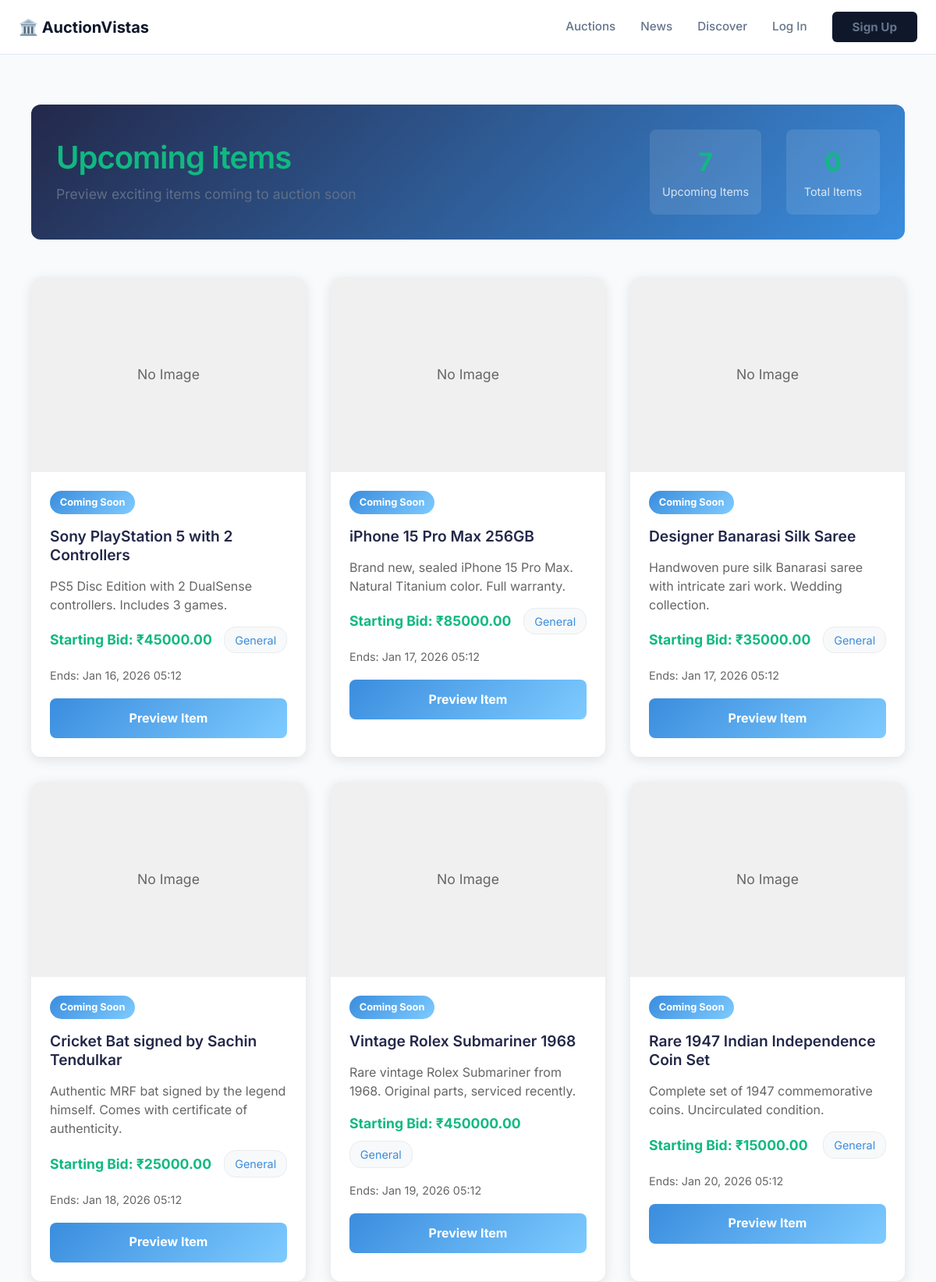
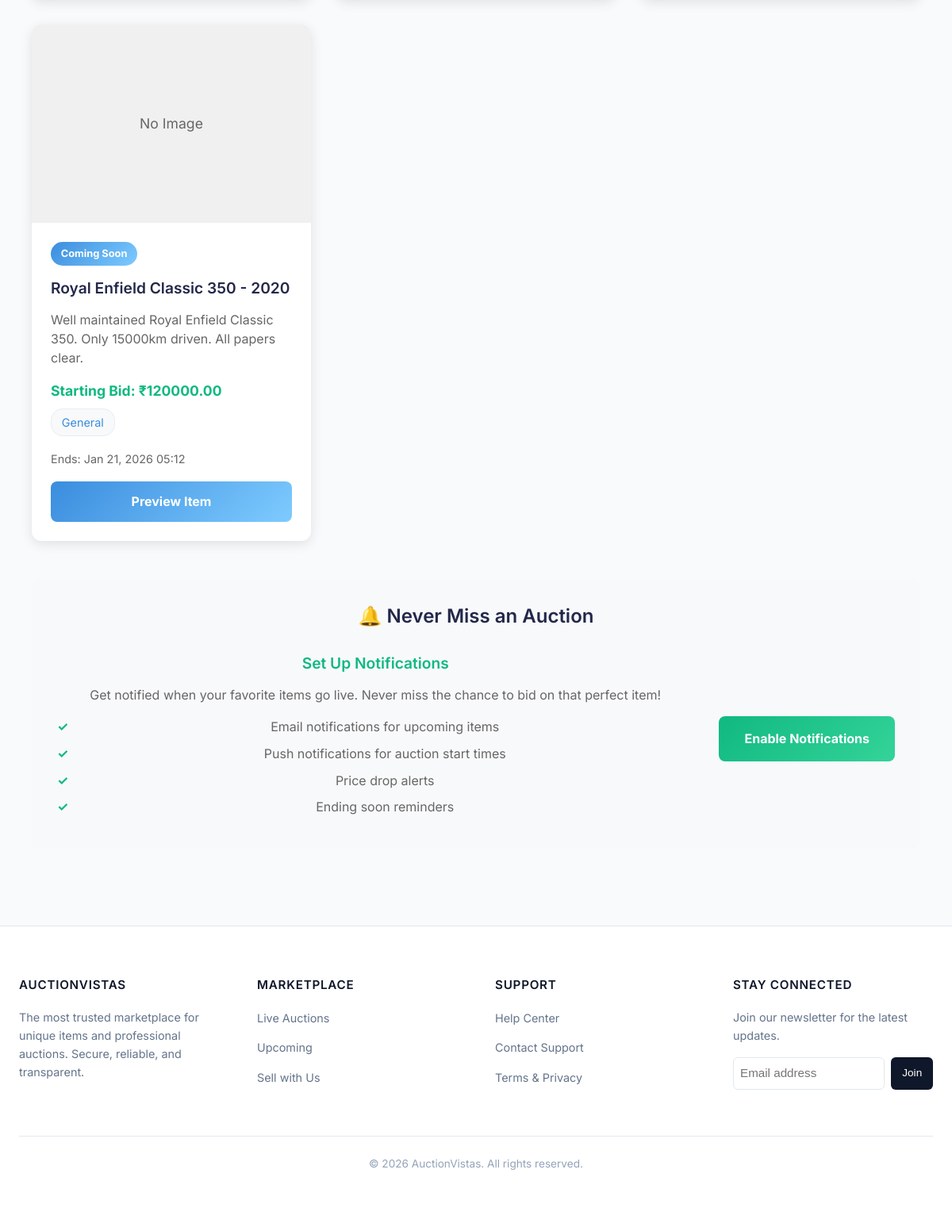
/marketplace/upcoming-items/, run on the app's committed database (2 pictures, top to bottom).
### auctions/models.py (models this page shows, shortened)
class Auction(models.Model):
    title = models.CharField(max_length=255)
    description = models.TextField()
    starting_price = models.DecimalField(max_digits=20, decimal_places=2)
    current_price = models.DecimalField(max_digits=20, decimal_places=2, default=0)
    end_time = models.DateTimeField()
    owner = models.ForeignKey(User, on_delete=models.CASCADE, related_name='auctions')
    is_active = models.BooleanField(default=True)
    created_at = models.DateTimeField(auto_now_add=True)
    image = models.ImageField(upload_to='auction_images/', null=True, blank=True)
    category = models.ForeignKey(
        Category,
        on_delete=models.SET_NULL,
        null=True,
        blank=True,
        related_name='auctions'
    )
    is_featured = models.BooleanField(default=False)
    featured_order = models.IntegerField(default=0)
    banner_image = models.ImageField(upload_to='auction_banners/', null=True, blank=True)
    view_count = models.PositiveIntegerField(default=0)

### marketplace/views.py (the view)
# urls.py: path('upcoming-items/', views.upcoming_items, name='upcoming_items'),
def upcoming_items(request):
    future_date = datetime.now() + timedelta(days=7)
    upcoming_auctions = Auction.objects.filter(
        end_time__gt=datetime.now(),
        end_time__lte=future_date
    ).order_by('end_time')
    context = {
        'upcoming_auctions': upcoming_auctions,
        'page_title': 'Upcoming Items',
        'page_description': 'Preview exciting items coming to auction soon',
        'now': timezone.now()
    }
    return render(request, 'marketplace/upcoming_items.html', context)

### news/context_processors.py (called while the page is built)
def latest_news(request):
    try:
        latest_articles = Article.objects.filter(status='published').order_by('-published_at')[:3]
        return {
            'latest_news_articles': latest_articles
        }
    except:
        return {
            'latest_news_articles': []
        }

### marketplace/templates/marketplace/upcoming_items.html (shortened to what this page needs)
{% extends 'base.html' %}
{% block content %}
<div class="upcoming-items-container">
    <div class="page-header">
        <div class="page-header-content">
            <h1>{{ page_title }}</h1>
            <p>{{ page_description }}</p>
        </div>
        <div class="page-header-stats">
            <div class="stat-item">
                <span class="stat-number">{{ upcoming_auctions.count }}</span>
                <span class="stat-label">Upcoming Items</span>
            </div>
            <div class="stat-item">
                <span class="stat-number">{{ total_items|default:"0" }}</span>
                <span class="stat-label">Total Items</span>
            </div>
        </div>
    </div>
    <div class="upcoming-items-section">
        {% if upcoming_auctions %}
            <div class="upcoming-cards-grid">
                {% for auction in upcoming_auctions %}
                <div class="upcoming-card">
                    {% if auction.image %}
                        <img src="{{ auction.image.url }}" alt="{{ auction.title }}" class="upcoming-image">
                    {% else %}
                        <div class="upcoming-image-placeholder">No Image</div>
                    {% endif %}
                    <div class="upcoming-details">
                        <div class="upcoming-badge">Coming Soon</div>
                        <h3>{{ auction.title }}</h3>
                        <p class="upcoming-description">{{ auction.description|truncatewords:15 }}</p>
                        <div class="upcoming-meta">
                            <span class="starting-price">Starting Bid: ₹{{ auction.starting_price }}</span>
                            <span class="category">General</span>
                        </div>
                        <div class="start-time">
                            {% if auction.end_time|date:'U' < now|date:'U' %}
                                <span class="starts-at" style="color: #e53e3e; font-weight: bold;">Ended</span>
                            {% else %}
                                <span class="starts-at">Ends: {{ auction.end_time|date:"M d, Y H:i" }}</span>
                            {% endif %}
                        </div>
                        <a href="{% url 'auction_detail' auction.id %}" class="preview-button">Preview Item</a>
                    </div>
                </div>
                {% endfor %}
            </div>
        {% else %}
            <div class="no-upcoming">
                <h3>No Upcoming Items Currently</h3>
                <p>Check back soon for new items or browse our live auctions!</p>
                <a href="{% url 'marketplace:live_auctions' %}" class="cta-button">View Live Auctions</a>
            </div>
        {% endif %}
    </div>
    <div class="reminder-section">
        <h3>🔔 Never Miss an Auction</h3>
        <div class="reminder-content">
            <div class="reminder-text">
                <h4>Set Up Notifications</h4>
                <p>Get notified when your favorite items go live. Never miss the chance to bid on that perfect item!</p>
                <ul>
                    <li>Email notifications for upcoming items</li>
                    <li>Push notifications for auction start times</li>
                    <li>Price drop alerts</li>
                    <li>Ending soon reminders</li>
                </ul>
            </div>
            <div class="reminder-cta">
                <a href="{% url 'newsletter_signup' %}" class="notification-button">Enable Notifications</a>
            </div>
        </div>
    </div>
</div>
{% endblock %}

### static/style.css (style rules this page uses)
:root { --primary-color: #0f172a; --primary-hover: #1e293b; --accent-color: #2563eb; --accent-hover: #1d4ed8; --success-color: #059669; --warning-color: #d97706; --danger-color: #dc2626; --bg-body: #f8fafc; --bg-surface: #ffffff; --bg-secondary: #f1f5f9; --text-main: #0f172a; --text-secondary: #64748b; --text-muted: #94a3b8; --text-on-primary: #ffffff; --border-color: #e2e8f0; --border-focus: #2563eb; --radius-sm: 4px; --radius-md: 6px; --radius-lg: 8px; --shadow-sm: 0 1px 2px 0 rgb(0 0 0 / 0.05); --shadow-md: 0 4px 6px -1px rgb(0 0 0 / 0.1), 0 2px 4px -2px rgb(0 0 0 / 0.1); --shadow-lg: 0 10px 15px -3px rgb(0 0 0 / 0.1), 0 4px 6px -4px rgb(0 0 0 / 0.1); --container-width: 1200px; --header-height: 70px; }
*, *::before, *::after { box-sizing: border-box; }
body { margin: 0; padding: 0; font-family: 'Inter', -apple-system, BlinkMacSystemFont, "Segoe UI", Roboto, "Helvetica Neue", Arial, sans-serif; background-color: var(--bg-body); color: var(--text-main); line-height: 1.6; -webkit-font-smoothing: antialiased; }
a { color: var(--accent-color); text-decoration: none; transition: color 0.15s ease; }
ul { list-style: none; padding: 0; margin: 0; }
h1, h2, h3, h4, h5, h6 { margin-top: 0; margin-bottom: 0.75em; font-weight: 600; line-height: 1.25; color: var(--text-main); }
h1 { font-size: 2.25rem; letter-spacing: -0.025em; }
h3 { font-size: 1.5rem; }
h4 { font-size: 1.25rem; }
p { margin-bottom: 1rem; color: var(--text-secondary); }

### data on the page
Auction: image "No Image", title "Sony PlayStation 5 with 2 Controllers", description "PS5 Disc Edition with 2 DualSense controllers. Includes 3 games.", starting_price "45000.00", end_time "Jan 16, 2026 05:12"
Auction: image "No Image", title "iPhone 15 Pro Max 256GB", description "Brand new, sealed iPhone 15 Pro Max. Natural Titanium color. Full warranty.", starting_price "85000.00", end_time "Jan 17, 2026 05:12"
Auction: image "No Image", title "Designer Banarasi Silk Saree", description "Handwoven pure silk Banarasi saree with intricate zari work. Wedding collection.", starting_price "35000.00", end_time "Jan 17, 2026 05:12"
Auction: image "No Image", title "Cricket Bat signed by Sachin Tendulkar", description "Authentic MRF bat signed by the legend himself. Comes with certificate of authenticity.", starting_price "25000.00", end_time "Jan 18, 2026 05:12"
Auction: image "No Image", title "Vintage Rolex Submariner 1968", description "Rare vintage Rolex Submariner from 1968. Original parts, serviced recently.", starting_price "450000.00", end_time "Jan 19, 2026 05:12"
Auction: image "No Image", title "Rare 1947 Indian Independence Coin Set", description "Complete set of 1947 commemorative coins. Uncirculated condition.", starting_price "15000.00", end_time "Jan 20, 2026 05:12"
Auction: image "No Image", title "Royal Enfield Classic 350 - 2020", description "Well maintained Royal Enfield Classic 350. Only 15000km driven. All papers clear.", starting_price "120000.00", end_time "Jan 21, 2026 05:12"

### other printed values
{{ page_title }} "Upcoming Items"
{{ page_description }} "Preview exciting items coming to auction soon"
